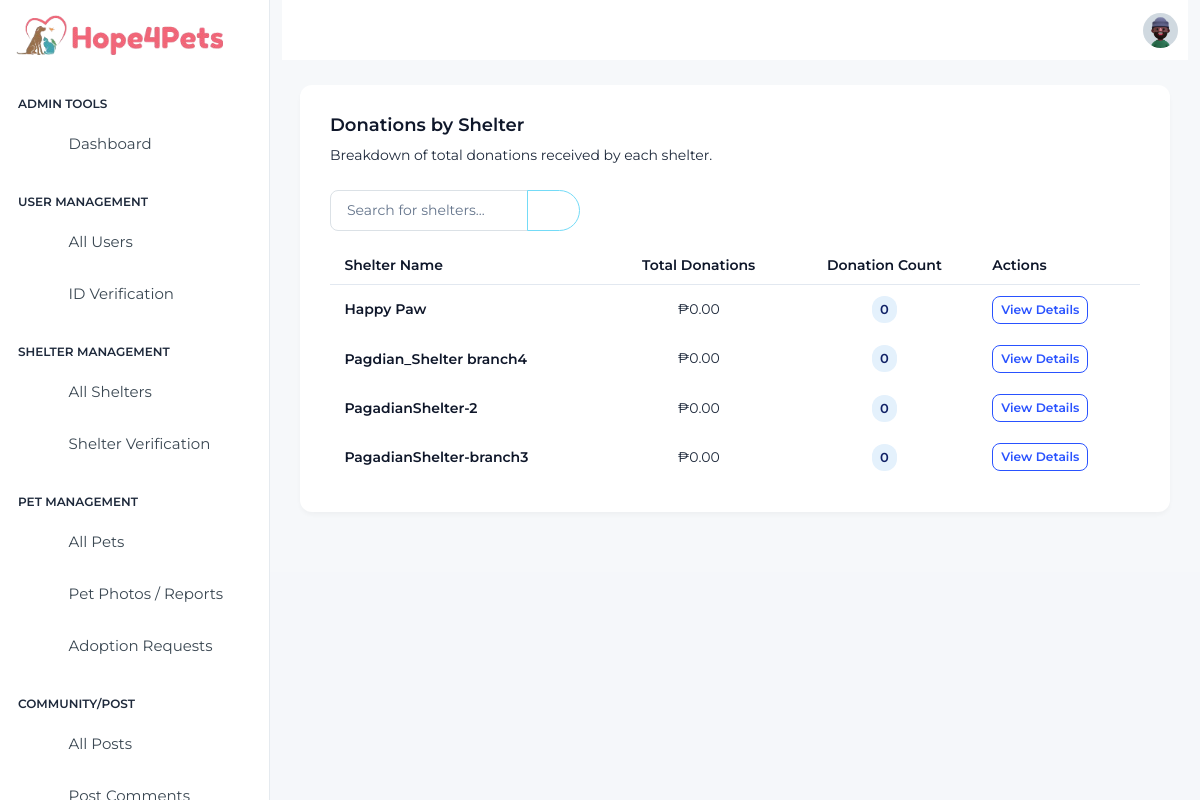
Page /admin/views/Adoption/donations-by-shelter.php (signed in) on the committed database.
### tables this page shows
CREATE TABLE `shelters` (
  `id` bigint(20) UNSIGNED NOT NULL,
  `user_id` bigint(20) UNSIGNED NOT NULL,
  `shelter_name` varchar(255) NOT NULL,
  `shelter_photo` varchar(255) NOT NULL,
  `address` varchar(255) DEFAULT NULL,
  `contact_number` varchar(50) DEFAULT NULL,
  `verified_badge` tinyint(1) DEFAULT 0,
  `created_at` timestamp NOT NULL DEFAULT current_timestamp(),
  `is_verified` tinyint(1) NOT NULL DEFAULT 0,
  `verified_at` timestamp NULL DEFAULT NULL,
  `verified_by` bigint(20) UNSIGNED DEFAULT NULL,
  `approved` TINYINT(1) DEFAULT 0
);

### controllers/BaseController.php (called while the page is built, shortened)
<?php
require_once __DIR__ . '/../config/db-connection/db_connection.php';
abstract class BaseController {
    protected static ?mysqli $conn = null;
    protected static function db(): mysqli {
        if (self::$conn === null) {
            global $conn;
            self::$conn = $conn;
        }
        return self::$conn;
    }
    protected static function fetchAll(string $sql, string $types = '', array $params = []): array {
        $mysqli = self::db();
        try {
            $result = $mysqli->query($sql);
            $rows = $result->fetch_all(MYSQLI_ASSOC);
            return $rows;
        } catch (mysqli_sql_exception $e) {
            error_log('DB error in fetchAll: ' . $e->getMessage() . ' -- SQL: ' . $sql);
            return [];
        }
    }
}

### admin/controllers/Adoption/donations-by-shelter-controller.php (called while the page is built)
<?php
require_once __DIR__ . '/../../../controllers/BaseController.php';
class DonationsByShelterController extends BaseController {
    public static function totals(): array {
        $sql = "SELECT
                    s.shelter_name AS shelter_name,
                    s.id AS shelter_id,
                    COALESCE(SUM(d.amount), 0) AS total_amount,
                    COUNT(d.id) AS total_donations
                FROM shelters s
                LEFT JOIN donations d ON s.id = d.shelter_id
                GROUP BY s.id, s.shelter_name
                ORDER BY total_amount DESC";
        return self::fetchAll($sql);
    }
}
?>

### admin/views/Adoption/donations-by-shelter.php (the view, shortened to what this page needs)
<?php
include_once dirname(__DIR__, 3) . '/admin/controllers/Adoption/donations-by-shelter-controller.php';
$donationsByShelter = DonationsByShelterController::totals();
?>
<?php
include dirname(__DIR__, 2) . '/sidebar.php';
?>
<div class="body-wrapper">
    <?php include dirname(__DIR__, 2) . '/header.php'; ?>
    <div class="container-fluid">
        <div class="card">
            <div class="card-body">
                <div class="d-flex justify-content-between align-items-center mb-4">
                    <div>
                        <h5 class="card-title fw-semibold">Donations by Shelter</h5>
                        <p class="mb-0">Breakdown of total donations received by each shelter.</p>
                    </div>
                </div>
                <div class="row mb-3">
                    <div class="col-md-4">
                        <div class="input-group">
                            <input type="text" id="shelterSearch" class="form-control" placeholder="Search for shelters...">
                            <button class="btn btn-outline-secondary" type="button" id="refreshSearchBtn" title="Refresh list">
                                <i class="ti ti-refresh"></i>
                            </button>
                        </div>
                    </div>
                </div>
                <div class="table-responsive">
                    <table class="table table-hover text-nowrap mb-0 align-middle">
                        <thead class="text-dark fs-4">
                            <tr>
                                <th class="border-bottom-0">
                                    <h6 class="fw-semibold mb-0">Shelter Name</h6>
                                </th>
                                <th class="border-bottom-0 text-center">
                                    <h6 class="fw-semibold mb-0">Total Donations</h6>
                                </th>
                                <th class="border-bottom-0 text-center">
                                    <h6 class="fw-semibold mb-0">Donation Count</h6>
                                </th>
                                <th class="border-bottom-0">
                                    <h6 class="fw-semibold mb-0">Actions</h6>
                                </th>
                            </tr>
                        </thead>
                        <tbody id="shelterDonationsTable">
                            <?php if (empty($donationsByShelter)) : ?>
                                <tr>
                                    <td colspan="4" class="text-center">No donation data found.</td>
                                </tr>
                            <?php else : ?>
                                <?php foreach ($donationsByShelter as $item) : ?>
                                    <tr>
                                        <td class="border-bottom-0">
                                            <h6 class="fw-semibold mb-0"><?php echo htmlspecialchars($item['shelter_name']); ?></h6>
                                        </td>
                                        <td class="border-bottom-0 text-center">
                                            <p class="mb-0 fw-normal">₱<?php echo number_format($item['total_amount'], 2); ?></p>
                                        </td>
                                        <td class="border-bottom-0 text-center">
                                            <span class="badge bg-primary-subtle text-primary-emphasis rounded-3 fw-semibold"><?php echo $item['total_donations']; ?></span>
                                        </td>
                                        <td class="border-bottom-0">
                                            <button type="button" class="btn btn-outline-primary btn-sm view-details-btn" data-bs-toggle="modal" data-bs-target="#donationDetailsModal" data-shelter-id="<?php echo $item['shelter_id']; ?>" data-shelter-name="<?php echo htmlspecialchars($item['shelter_name']); ?>">
                                                View Details
                                            </button>
                                        </td>
                                    </tr>
                                <?php endforeach; ?>
                            <?php endif; ?>
                        </tbody>
                    </table>
                </div>
            </div>
        </div>
    </div>
    <?php include dirname(__DIR__, 2) . '/footer.php'; ?>

### assets/css/admin-theme.css (style rules this page uses)
body, .card, .left-sidebar, .navbar, .app-header, .sidebar-nav, .dropdown-menu, .table, .page-wrapper { transition: background-color .25s ease, color .25s ease, border-color .25s ease; }
body.theme-light { background-color: #f5f7fa; color: #1e293b; }
body.theme-light .card { background-color: #ffffff; color: inherit; }
body.theme-light .table, body.theme-dark .table { background:transparent !important; }
body.theme-light .table thead, body.theme-dark .table thead { background:transparent !important; }
body.theme-light .table thead th { border-bottom:1px solid #e2e8f0 !important; }
body.theme-light .table, body.theme-light .table-light { --bs-table-bg: transparent !important; --bs-table-striped-bg: rgba(0,0,0,0.025) !important; --bs-table-hover-bg: rgba(0,0,0,0.04) !important; }
body.theme-light .table th, body.theme-light .table td, body.theme-dark .table th, body.theme-dark .table td { padding: .65rem .9rem !important; vertical-align: middle; }
body.theme-light .table th { font-weight:600; color: var(--h4p-text-secondary); }
body.theme-light { --h4p-text-primary: #1e293b; --h4p-text-secondary: #475569; --h4p-text-muted: #64748b; --h4p-text-invert: #f8fafc; --h4p-heading: #0f172a; --h4p-number: #111827; }
body.theme-light, body.theme-dark { color: var(--h4p-text-primary); }
body.theme-light h1,body.theme-light h2,body.theme-light h3,body.theme-light h4,body.theme-light h5,body.theme-light h6, body.theme-dark h1,body.theme-dark h2,body.theme-dark h3,body.theme-dark h4,body.theme-dark h5,body.theme-dark h6 { color: var(--h4p-heading); }
body.theme-light p, body.theme-dark p, body.theme-light li, body.theme-dark li, body.theme-light td, body.theme-dark td, body.theme-light th, body.theme-dark th { color: var(--h4p-text-primary); }
body.theme-light ::placeholder { color: var(--h4p-text-muted); opacity:1; }

### rows in the picture
shelters: shelter_name "Happy Paw", total_amount "0.00", total_donations "0"
shelters: shelter_name "Pagdian_Shelter branch4", total_amount "0.00", total_donations "0"
shelters: shelter_name "PagadianShelter-2", total_amount "0.00", total_donations "0"
shelters: shelter_name "PagadianShelter-branch3", total_amount "0.00", total_donations "0"
